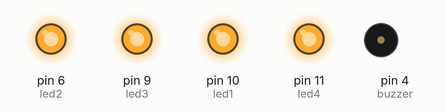
Recording of a sketch running on a simulated Arduino Uno, built with avr-gcc and run on an emulated ATmega328P. On the bench: output pins drawn as LEDs (lit = HIGH), buzzer (waves = sounding, pin HIGH).

Above: at 0.17 s.
At 1.95 s:
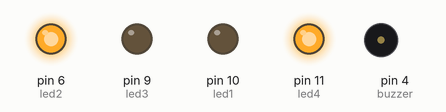
At 2.25 s:
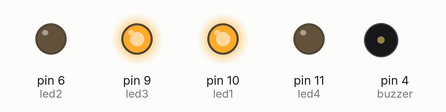
At 4.55 s:
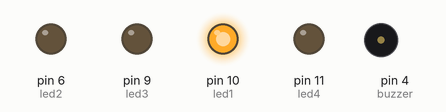
At 6.35 s:
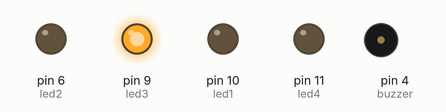
At 8.12 s:
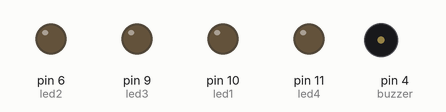
Timing chart, 0 to 9.0 s (numbered marks = the images above):
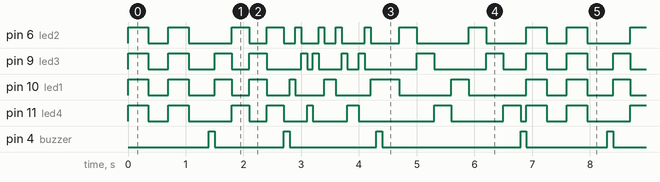

The sketch:

2_Four_LEDs_Pattern.ino
```cpp
const int led1 = 10;
const int led2 = 6;
const int led3 = 9;
const int led4 = 11;
const int buzzer = 4;

void setup() {
  // put your setup code here, to run once:
  pinMode(led1, OUTPUT);
  pinMode(led2, OUTPUT);
  pinMode(led3, OUTPUT);
  pinMode(led4, OUTPUT);
  pinMode(buzzer, OUTPUT);
}

void loop() {
  // put your main code here, to run repeatedly:
  digitalWrite(led1, HIGH);
  digitalWrite(led2, HIGH);
  digitalWrite(led3, HIGH);
  digitalWrite(led4, HIGH);
  delay(350);
  digitalWrite(led1, LOW);
  digitalWrite(led2, LOW);
  digitalWrite(led3, LOW);
  digitalWrite(led4, LOW);
  delay(350);
  digitalWrite(led1, HIGH);
  digitalWrite(led2, HIGH);
  digitalWrite(led3, HIGH);
  digitalWrite(led4, HIGH);
  delay(350);
  digitalWrite(led1, LOW);
  digitalWrite(led2, LOW);
  digitalWrite(led3, LOW);
  digitalWrite(led4, LOW);
  delay(350);

  digitalWrite(buzzer, HIGH);
  delay(100);
  digitalWrite(buzzer, LOW);

  // pattern two

  digitalWrite(led1, HIGH);
  digitalWrite(led2, LOW);
  digitalWrite(led3, HIGH);
  digitalWrite(led4, LOW);
  delay(300);
  digitalWrite(led1, LOW);
  digitalWrite(led2, HIGH);
  digitalWrite(led3, LOW);
  digitalWrite(led4, HIGH);
  delay(300);

  digitalWrite(led1, HIGH);
  digitalWrite(led2, LOW);
  digitalWrite(led3, HIGH);
  digitalWrite(led4, LOW);
  delay(300);
  digitalWrite(led1, LOW);
  digitalWrite(led2, HIGH);
  digitalWrite(led3, LOW);
  digitalWrite(led4, HIGH);
  delay(300);

  digitalWrite(led1, LOW);
  digitalWrite(led2, LOW);
  digitalWrite(led3, LOW);
  digitalWrite(led4, LOW);

  digitalWrite(buzzer, HIGH);
  delay(100);
  digitalWrite(buzzer, LOW);

  // pattern three

  // Move LEDs from left to right
  digitalWrite(led1, HIGH);
  delay(100);
  digitalWrite(led1, LOW);

  digitalWrite(led2, HIGH);
  delay(100);
  digitalWrite(led2, LOW);

  digitalWrite(led3, HIGH);
  delay(100);
  digitalWrite(led3, LOW);

  digitalWrite(led4, HIGH);
  delay(100);
  digitalWrite(led4, LOW);

  // Move LEDs from right to left

  digitalWrite(led3, HIGH);
  delay(100);
  digitalWrite(led3, LOW);

  digitalWrite(led2, HIGH);
  delay(100);
  digitalWrite(led2, LOW);

  digitalWrite(led1, HIGH);
  delay(100);

  digitalWrite(led1, HIGH);
  delay(100);
  digitalWrite(led1, LOW);

  digitalWrite(led2, HIGH);
  delay(100);
  digitalWrite(led2, LOW);

  digitalWrite(led3, HIGH);
  delay(100);
  digitalWrite(led3, LOW);

  digitalWrite(led4, HIGH);
  delay(100);
  digitalWrite(led4, LOW);

  // Move LEDs from right to left
  digitalWrite(led4, HIGH);
  delay(100);
  digitalWrite(led4, LOW);

  digitalWrite(led3, HIGH);
  delay(100);
  digitalWrite(led3, LOW);

  digitalWrite(led2, HIGH);
  delay(100);
  digitalWrite(led2, LOW);

  digitalWrite(led1, HIGH);
  delay(100);


  digitalWrite(buzzer, HIGH);
  delay(100);
  digitalWrite(buzzer, LOW);

  // Pattern 4 :
  // Chasing pattern from left to right
  for (int i = 0; i < 2; i++) {
    digitalWrite(led1, HIGH);
    delay(300);
    digitalWrite(led1, LOW);
    digitalWrite(led2, HIGH);
    delay(300);
    digitalWrite(led2, LOW);
    digitalWrite(led3, HIGH);
    delay(300);
    digitalWrite(led3, LOW);
    digitalWrite(led4, HIGH);
    delay(300);
    digitalWrite(led4, LOW);
  }


  digitalWrite(buzzer, HIGH);
  delay(100);
  digitalWrite(buzzer, LOW);
}
```

Measured:
- by itself, pin 4 (buzzer): repeats every 6.9 s: LOW 1.2 s, HIGH 0.10 s, LOW 1.5 s, HIGH 0.10 s, LOW 2.4 s, HIGH 0.10 s, LOW 1.4 s, HIGH 0.10 s
- by itself, pin 10 (led1): repeats every 6.9 s: LOW 0.35 s, HIGH 0.35 s, LOW 0.45 s, HIGH 0.30 s, LOW 0.30 s, HIGH 0.30 s, LOW 0.40 s, HIGH 0.10 s, LOW 0.50 s, HIGH 0.20 s, LOW 0.60 s, HIGH 0.50 s, LOW 0.90 s, HIGH 0.30 s, LOW 1.0 s, HIGH 0.35 s
- by itself, pin 11 (led4): repeats every 6.9 s: LOW 0.35 s, HIGH 0.35 s, LOW 0.75 s, HIGH 0.30 s, LOW 0.30 s, HIGH 0.30 s, LOW 0.40 s, HIGH 0.10 s, LOW 0.60 s, HIGH 0.20 s, LOW 1.3 s, HIGH 0.30 s, LOW 0.90 s, HIGH 0.30 s, LOW 0.10 s, HIGH 0.35 s
